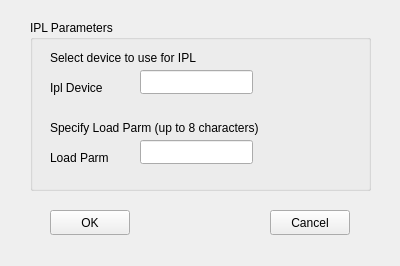
<?xml version="1.0" encoding="UTF-8"?>
<ui version="4.0">
 <class>IplConfigClass</class>
 <widget class="QWidget" name="IplConfigClass">
  <property name="geometry">
   <rect>
    <x>0</x>
    <y>0</y>
    <width>400</width>
    <height>266</height>
   </rect>
  </property>
  <property name="windowTitle">
   <string>IplConfig</string>
  </property>
  <widget class="QPushButton" name="okButton">
   <property name="geometry">
    <rect>
     <x>50</x>
     <y>210</y>
     <width>80</width>
     <height>25</height>
    </rect>
   </property>
   <property name="text">
    <string>OK</string>
   </property>
  </widget>
  <widget class="QPushButton" name="cancelButton">
   <property name="geometry">
    <rect>
     <x>270</x>
     <y>210</y>
     <width>80</width>
     <height>25</height>
    </rect>
   </property>
   <property name="text">
    <string>Cancel</string>
   </property>
  </widget>
  <widget class="QGroupBox" name="groupBox">
   <property name="geometry">
    <rect>
     <x>30</x>
     <y>20</y>
     <width>341</width>
     <height>171</height>
    </rect>
   </property>
   <property name="title">
    <string>IPL Parameters</string>
   </property>
   <widget class="QLineEdit" name="loadParm">
    <property name="geometry">
     <rect>
      <x>110</x>
      <y>120</y>
      <width>113</width>
      <height>24</height>
     </rect>
    </property>
    <property name="inputMask">
     <string>xxxxxxxx; </string>
    </property>
   </widget>
   <widget class="QLabel" name="label_2">
    <property name="geometry">
     <rect>
      <x>20</x>
      <y>130</y>
      <width>81</width>
      <height>16</height>
     </rect>
    </property>
    <property name="text">
     <string>Load Parm</string>
    </property>
   </widget>
   <widget class="QLineEdit" name="devNo">
    <property name="geometry">
     <rect>
      <x>110</x>
      <y>50</y>
      <width>113</width>
      <height>24</height>
     </rect>
    </property>
   </widget>
   <widget class="QLabel" name="label_4">
    <property name="geometry">
     <rect>
      <x>20</x>
      <y>100</y>
      <width>311</width>
      <height>16</height>
     </rect>
    </property>
    <property name="text">
     <string>Specify Load Parm (up to 8 characters)</string>
    </property>
   </widget>
   <widget class="QLabel" name="label_3">
    <property name="geometry">
     <rect>
      <x>20</x>
      <y>30</y>
      <width>271</width>
      <height>16</height>
     </rect>
    </property>
    <property name="text">
     <string>Select device to use for IPL</string>
    </property>
   </widget>
   <widget class="QLabel" name="label">
    <property name="geometry">
     <rect>
      <x>20</x>
      <y>60</y>
      <width>71</width>
      <height>16</height>
     </rect>
    </property>
    <property name="text">
     <string>Ipl Device</string>
    </property>
   </widget>
  </widget>
 </widget>
 <layoutdefault spacing="6" margin="11"/>
 <resources/>
 <connections/>
</ui>
